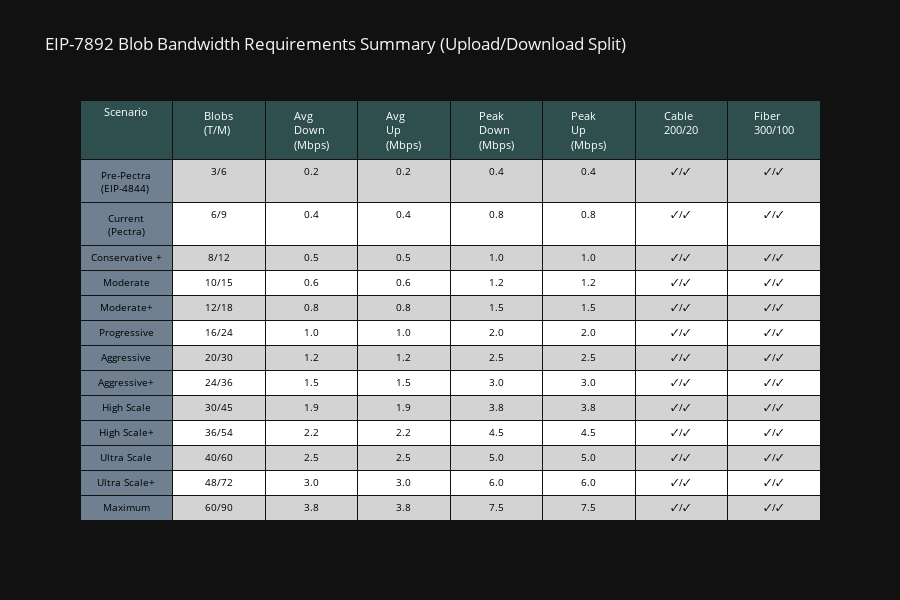

The notebook cell this image was saved under:
### Markdown cell above
## Summary and Recommendations

### Code cell
# Create comprehensive summary table with upload/download split
summary = []
for _, row in df_results_balanced.iterrows():
    # Check compatibility for typical home connections
    home_cable_viable = "✓" if row["home_cable_avg"] else "✗"
    home_cable_peak = "✓" if row["home_cable_peak"] else "✗"
    home_fiber_viable = "✓" if row["home_fiber_avg"] else "✗"
    home_fiber_peak = "✓" if row["home_fiber_peak"] else "✗"
    
    summary.append({
        "Scenario": row["scenario"],
        "Target/Max": f"{row['target_blobs']}/{row['max_blobs']}",
        "Avg Down": f"{row['avg_download_mbps']:.1f}",
        "Avg Up": f"{row['avg_upload_mbps']:.1f}",
        "Peak Down": f"{row['peak_download_mbps']:.1f}",
        "Peak Up": f"{row['peak_upload_mbps']:.1f}",
        "Cable (Avg/Peak)": f"{home_cable_viable}/{home_cable_peak}",
        "Fiber (Avg/Peak)": f"{home_fiber_viable}/{home_fiber_peak}",
    })

df_summary = pd.DataFrame(summary)

# Display as table
fig = go.Figure(data=[go.Table(
    header=dict(
        values=["Scenario", "Blobs<br>(T/M)", "Avg<br>Down<br>(Mbps)", "Avg<br>Up<br>(Mbps)", 
                "Peak<br>Down<br>(Mbps)", "Peak<br>Up<br>(Mbps)", "Cable<br>200/20", "Fiber<br>300/100"],
        fill_color='darkslategray',
        align='center',
        font=dict(size=11, color='white')
    ),
    cells=dict(
        values=[df_summary[col] for col in df_summary.columns],
        fill_color=['slategray'] + [['lightgray', 'white'] * (len(df_summary) // 2 + 1)][:len(df_summary)] * (len(df_summary.columns) - 1),
        align='center',
        font=dict(size=10, color='black'),
        height=25
    )
)])

fig.update_layout(
    title="EIP-7892 Blob Bandwidth Requirements Summary (Upload/Download Split)",
    height=600
)

fig.show()

print("\n" + "="*80)
print("KEY FINDINGS WITH UPLOAD/DOWNLOAD ASYMMETRY:")
print("="*80)

# Current state analysis
current_idx = next(i for i, s in enumerate(BLOB_LIMIT_SCENARIOS) if "Current" in s["name"])
print(f"\n1. Current Pectra (6/9 blobs):")
print(f"   - Average: {df_results_balanced.iloc[current_idx]['avg_download_mbps']:.1f} Mbps down, {df_results_balanced.iloc[current_idx]['avg_upload_mbps']:.1f} Mbps up")
print(f"   - Peak: {df_results_balanced.iloc[current_idx]['peak_download_mbps']:.1f} Mbps down, {df_results_balanced.iloc[current_idx]['peak_upload_mbps']:.1f} Mbps up")
print(f"   - Compatible with fiber and high-speed cable connections")

# Find upload bottleneck thresholds
print(f"\n2. Upload Bottleneck Analysis (Major limitation for home users):")
for node_type, limits in [("Cable (200/20)", 20), ("Fiber (300/100)", 100), ("Professional (100/50)", 50)]:
    max_blobs = 0
    for blobs in range(1, 73):
        bw = calculate_bandwidth_requirements(blobs, blobs, "balanced")
        if bw["avg_upload"] <= (limits * 1024 * 1024 / 8) * 0.5:  # Convert Mbps to bytes/sec, use 50%
            max_blobs = blobs
        else:
            break
    print(f"   - {node_type}: Max {max_blobs} target blobs before upload saturates")

# Scaling analysis
print(f"\n3. Bandwidth scaling per blob:")
per_blob_down = (BYTES_PER_BLOB * GOSSIP_OVERHEAD * 0.5 * 8) / (SECONDS_PER_SLOT * 1024 * 1024)
per_blob_up = (BYTES_PER_BLOB * GOSSIP_OVERHEAD * 0.5 * 8) / (SECONDS_PER_SLOT * 1024 * 1024)
print(f"   - Each blob adds ~{per_blob_down:.2f} Mbps download, {per_blob_up:.2f} Mbps upload")
print(f"   - Upload is symmetric but often more constrained on home connections")

# Maximum viable scenarios
print(f"\n4. Maximum viable blob counts by connection type:")
connection_analysis = []
for node_type, bw in EIP_7870_BANDWIDTH_LIMITS.items():
    max_target = 0
    for scenario in BLOB_LIMIT_SCENARIOS:
        reqs = calculate_bandwidth_requirements(scenario["target"], scenario["max"], "balanced")
        if check_node_compatibility(reqs["avg_download"], reqs["avg_upload"], bw):
            max_target = scenario["target"]
    if max_target > 0:
        connection_analysis.append((node_type, max_target))

for conn_type, max_blobs in connection_analysis:
    scenario_name = next((s["name"] for s in BLOB_LIMIT_SCENARIOS if s["target"] == max_blobs), f"{max_blobs} blobs")
    print(f"   - {conn_type}: up to {max_blobs} target blobs ({scenario_name})")

print(f"\n5. Critical observations:")
print(f"   - Upload bandwidth is the primary bottleneck for most home connections")
print(f"   - Cable internet's asymmetry (200/20) severely limits blob capacity")
print(f"   - Fiber connections (300/100) can handle significantly more blobs")
print(f"   - Validators need better upload than non-validators due to block proposals")
print(f"   - Geographic distribution matters: regions with poor upload speeds will struggle")

### Figure 1 — Plotly figure (JSON) as saved in the notebook; plotly's stock layout.template omitted (floating-point values rounded to 4 significant figures)
{"data": [{"cells": {"align": "center", "fill": {"color": ["slategray", ["lightgray", "white", "lightgray", "white", "lightgray", "white", "lightgray", "white", "lightgray", "white", "lightgray", "white", "lightgray", "white"], ["lightgray", "white", "lightgray", "white", "lightgray", "white", "lightgray", "white", "lightgray", "white", "lightgray", "white", "lightgray", "white"], ["lightgray", "white", "lightgray", "white", "lightgray", "white", "lightgray", "white", "lightgray", "white", "lightgray", "white", "lightgray", "white"], ["lightgray", "white", "lightgray", "white", "lightgray", "white", "lightgray", "white", "lightgray", "white", "lightgray", "white", "lightgray", "white"], ["lightgray", "white", "lightgray", "white", "lightgray", "white", "lightgray", "white", "lightgray", "white", "lightgray", "white", "lightgray", "white"], ["lightgray", "white", "lightgray", "white", "lightgray", "white", "lightgray", "white", "lightgray", "white", "lightgray", "white", "lightgray", "white"], ["lightgray", "white", "lightgray", "white", "lightgray", "white", "lightgray", "white", "lightgray", "white", "lightgray", "white", "lightgray", "white"]]}, "font": {"color": "black", "size": 10}, "height": 25, "values": [["Pre-Pectra (EIP-4844)", "Current (Pectra)", "Conservative +", "Moderate", "Moderate+", "Progressive", "Aggressive", "Aggressive+", "High Scale", "High Scale+", "Ultra Scale", "Ultra Scale+", "Maximum"], ["3/6", "6/9", "8/12", "10/15", "12/18", "16/24", "20/30", "24/36", "30/45", "36/54", "40/60", "48/72", "60/90"], ["0.2", "0.4", "0.5", "0.6", "0.8", "1.0", "1.2", "1.5", "1.9", "2.2", "2.5", "3.0", "3.8"], ["0.2", "0.4", "0.5", "0.6", "0.8", "1.0", "1.2", "1.5", "1.9", "2.2", "2.5", "3.0", "3.8"], ["0.4", "0.8", "1.0", "1.2", "1.5", "2.0", "2.5", "3.0", "3.8", "4.5", "5.0", "6.0", "7.5"], ["0.4", "0.8", "1.0", "1.2", "1.5", "2.0", "2.5", "3.0", "3.8", "4.5", "5.0", "6.0", "7.5"], ["✓/✓", "✓/✓", "✓/✓", "✓/✓", "✓/✓", "✓/✓", "✓/✓", "✓/✓", "✓/✓", "✓/✓", "✓/✓", "✓/✓", "✓/✓"], ["✓/✓", "✓/✓", "✓/✓", "✓/✓", "✓/✓", "✓/✓", "✓/✓", "✓/✓", "✓/✓", "✓/✓", "✓/✓", "✓/✓", "✓/✓"]]}, "header": {"align": "center", "fill": {"color": "darkslategray"}, "font": {"color": "white", "size": 11}, "values": ["Scenario", "Blobs<br>(T/M)", "Avg<br>Down<br>(Mbps)", "Avg<br>Up<br>(Mbps)", "Peak<br>Down<br>(Mbps)", "Peak<br>Up<br>(Mbps)", "Cable<br>200/20", "Fiber<br>300/100"]}, "type": "table"}], "layout": {"height": 600, "title": {"text": "EIP-7892 Blob Bandwidth Requirements Summary (Upload/Download Split)"}}}
